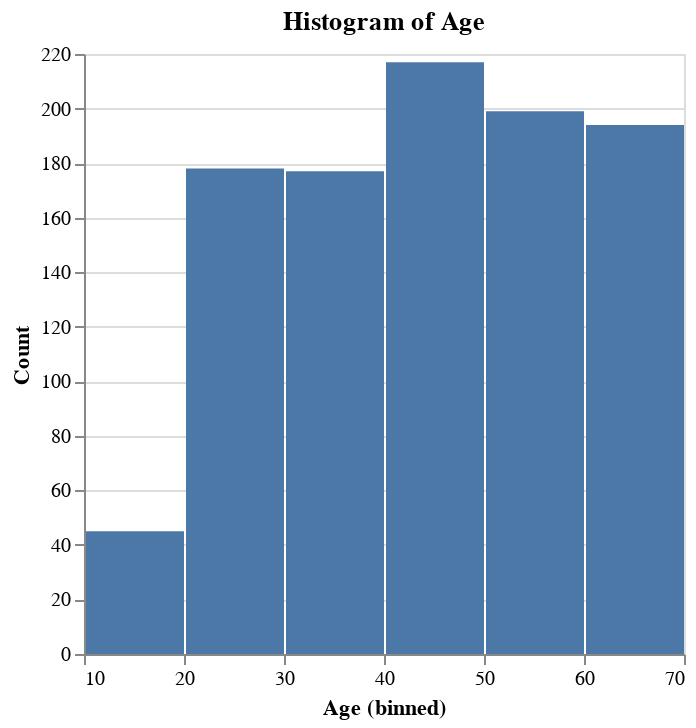
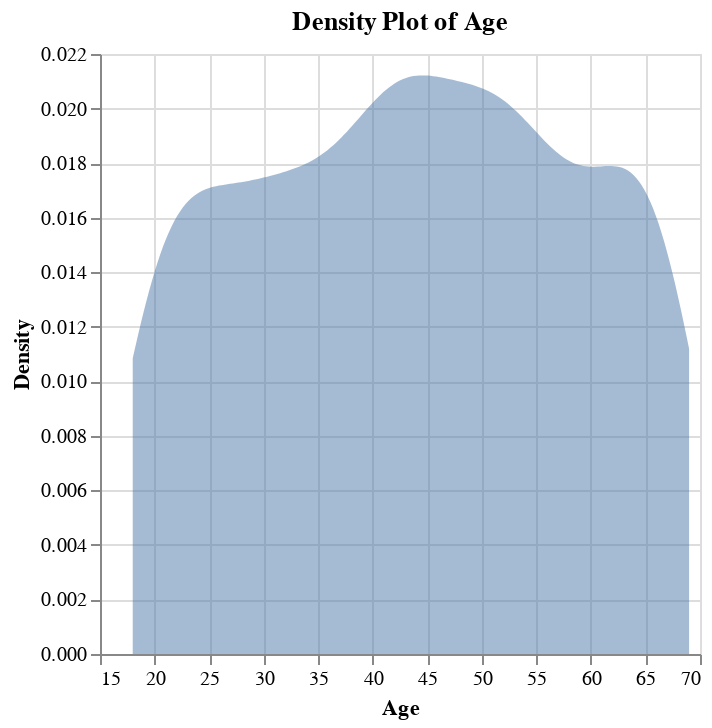
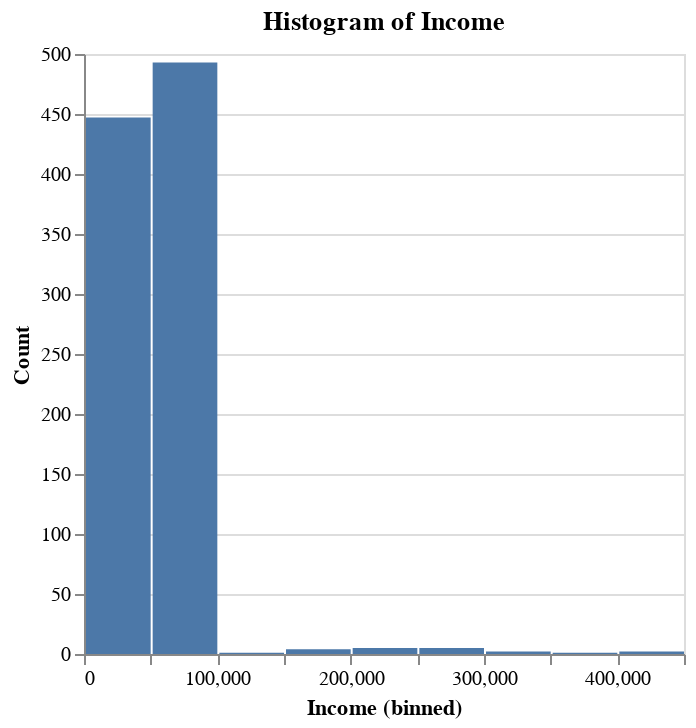
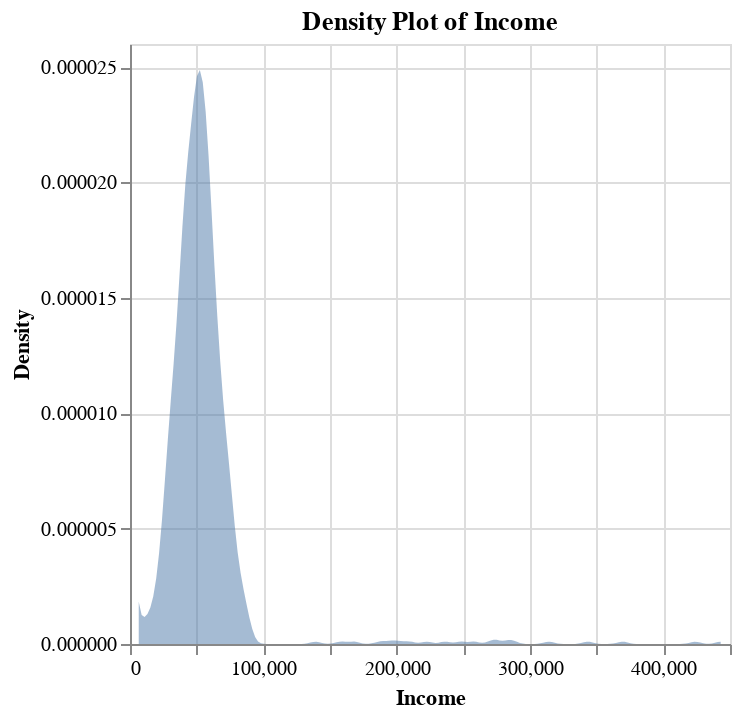

Notebook cell for these charts, in order:
### Markdown cell above
To visualize the entire dataset with all available plot types:

### Code cell
dp.plotify(df)

### Figure 1 — Vega-Lite specification as saved in the notebook (floating-point values rounded to 4 significant figures; data arrays with more than 128 entries replaced by an {"elided": "..."} marker saying what was removed)
{"config": {"view": {"continuousWidth": 300, "continuousHeight": 300}}, "data": {"name": "data-979e99f896df01e8590ff53335b0742d"}, "mark": {"type": "bar"}, "encoding": {"x": {"bin": true, "field": "Age", "title": "Age (binned)", "type": "quantitative"}, "y": {"aggregate": "count", "title": "Count", "type": "quantitative"}}, "title": "Histogram of Age", "$schema": "https://vega.github.io/schema/vega-lite/v5.20.1.json", "datasets": {"data-979e99f896df01e8590ff53335b0742d": {"elided": "1010 records"}}}

### Figure 2 — Vega-Lite specification as saved in the notebook (floating-point values rounded to 4 significant figures; data arrays with more than 128 entries replaced by an {"elided": "..."} marker saying what was removed)
{"config": {"view": {"continuousWidth": 300, "continuousHeight": 300}}, "data": {"name": "data-979e99f896df01e8590ff53335b0742d"}, "mark": {"type": "area", "opacity": 0.5}, "encoding": {"x": {"field": "Age", "title": "Age", "type": "quantitative"}, "y": {"field": "density", "title": "Density", "type": "quantitative"}}, "title": "Density Plot of Age", "transform": [{"density": "Age", "as": ["Age", "density"]}], "$schema": "https://vega.github.io/schema/vega-lite/v5.20.1.json", "datasets": {"data-979e99f896df01e8590ff53335b0742d": {"elided": "1010 records"}}}

### Figure 3 — Vega-Lite specification as saved in the notebook (floating-point values rounded to 4 significant figures; data arrays with more than 128 entries replaced by an {"elided": "..."} marker saying what was removed)
{"config": {"view": {"continuousWidth": 300, "continuousHeight": 300}}, "data": {"name": "data-979e99f896df01e8590ff53335b0742d"}, "mark": {"type": "bar"}, "encoding": {"x": {"bin": true, "field": "Income", "title": "Income (binned)", "type": "quantitative"}, "y": {"aggregate": "count", "title": "Count", "type": "quantitative"}}, "title": "Histogram of Income", "$schema": "https://vega.github.io/schema/vega-lite/v5.20.1.json", "datasets": {"data-979e99f896df01e8590ff53335b0742d": {"elided": "1010 records"}}}

### Figure 4 — Vega-Lite specification as saved in the notebook (floating-point values rounded to 4 significant figures; data arrays with more than 128 entries replaced by an {"elided": "..."} marker saying what was removed)
{"config": {"view": {"continuousWidth": 300, "continuousHeight": 300}}, "data": {"name": "data-979e99f896df01e8590ff53335b0742d"}, "mark": {"type": "area", "opacity": 0.5}, "encoding": {"x": {"field": "Income", "title": "Income", "type": "quantitative"}, "y": {"field": "density", "title": "Density", "type": "quantitative"}}, "title": "Density Plot of Income", "transform": [{"density": "Income", "as": ["Income", "density"]}], "$schema": "https://vega.github.io/schema/vega-lite/v5.20.1.json", "datasets": {"data-979e99f896df01e8590ff53335b0742d": {"elided": "1010 records"}}}
